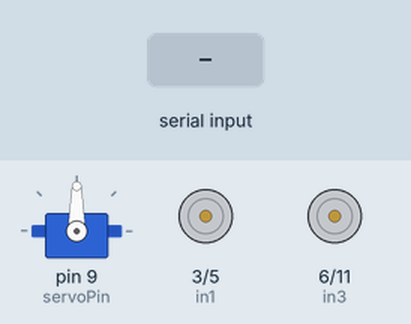
A sketch run on a simulated Arduino Uno, built with avr-gcc and run on an emulated ATmega328P. Shown: servo, motor-driver pin pairs drawn as motors (green arrow = first pin HIGH = forward, orange = second pin HIGH = backward, longer = more drive). The test bench sets the inputs (shaded band).

Above: at 1.2 s.
1.3 s: "A,45\n" received over Serial
At 2.2 s:
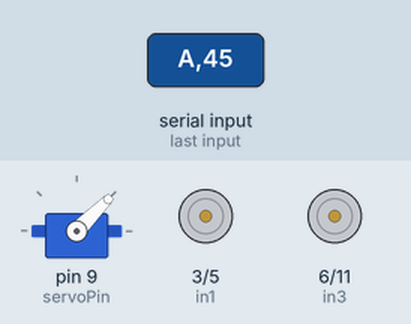
2.8 s: "S90\n" received over Serial
At 3.3 s:
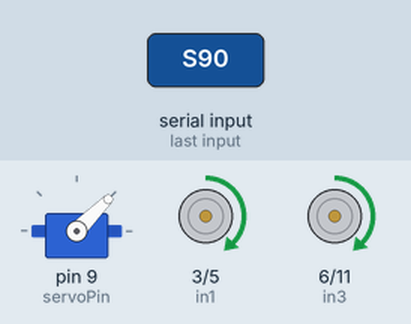
4.3 s: "A90\n" received over Serial
At 5.5 s:
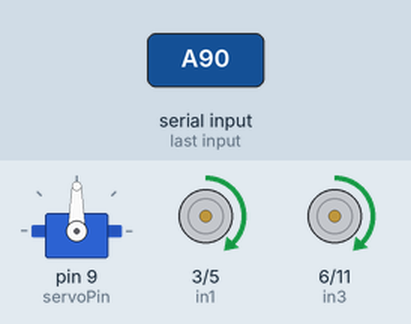
5.8 s: "S,45\n" received over Serial
At 6.8 s:
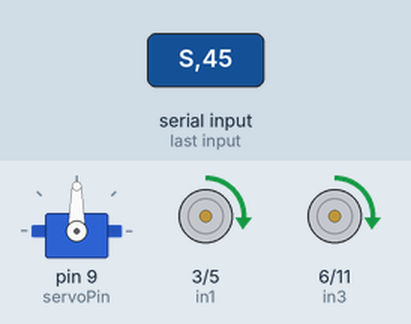
7.3 s: "A" received over Serial
At 8.6 s:
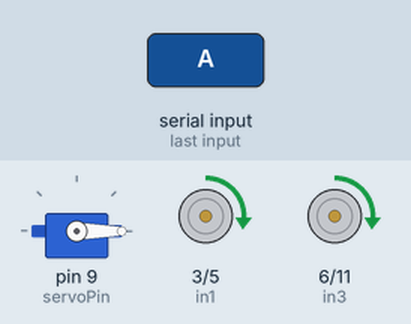
9.8 s: "S" received over Serial
At 11.7 s:
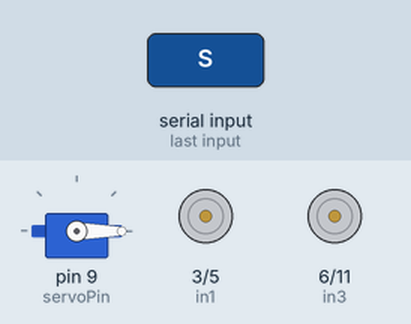
Timing chart, 0 to 13.2 s (numbered marks = the images above; inputs shaded):
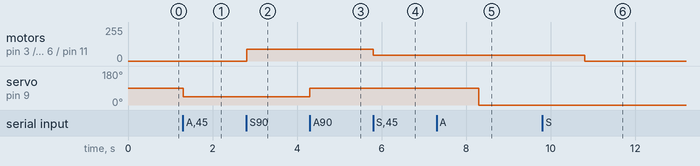

Measured:
- after the input at 1.3 s, servo on pin 9 (servoPin): 90° → 45° at once
- after the input at 2.8 s, motor on pin 3 (in1) / pin 5 (in2), motor on pin 6 (in3) / pin 11 (in4): stopped → forward 90/255 at once
- after the input at 4.3 s, servo on pin 9 (servoPin): 45° → 90° at once
- after the input at 5.8 s, motor on pin 3 (in1) / pin 5 (in2), motor on pin 6 (in3) / pin 11 (in4): forward 90/255 → forward 45/255 at once
- after the input at 7.3 s, servo on pin 9 (servoPin): 90° → 0° after 1.0 s
- after the input at 9.8 s, motor on pin 3 (in1) / pin 5 (in2), motor on pin 6 (in3) / pin 11 (in4): forward 45/255 → stopped after 1.0 s

The sketch:

Arduino.ino
```cpp
#include<Servo.h>

Servo steeringServo;
int servoPin = 9;

const int in1 = 3;  // Motor A Forward
const int in2 = 5;  // Motor A Reverse
const int in3 = 6;  // Motor B Forward
const int in4 = 11; // Motor B Reverse

void setup() {
  Serial.begin(9600);
  steeringServo.attach(servoPin);
  steeringServo.write(90);

  pinMode(in1, OUTPUT);
  pinMode(in2, OUTPUT);
  pinMode(in3, OUTPUT);
  pinMode(in4, OUTPUT);

  // Ensure the car is totally stopped when it turns on
  stopMotors();
}

void loop() {
  if(Serial.available() > 0){
    char commandMarker = Serial.read();

    if(commandMarker == 'A'){
      int targetAngle = Serial.parseInt();
      targetAngle = constrain(targetAngle, 0, 180);
      steeringServo.write(targetAngle);
    }

    if(commandMarker == 'S'){
      int targetSpeed = Serial.parseInt();

      if(targetSpeed > 0) {
        // DRIVE FORWARD
        // Safety constraint to ensure we don't exceed max PWM limit
        targetSpeed = constrain(targetSpeed, 0, 255);

        analogWrite(in1, targetSpeed); // Spin Motor A forward
        analogWrite(in2, 0);
        analogWrite(in3, targetSpeed); // Spin Motor B forward
        analogWrite(in4, 0);
      }
      else if(targetSpeed < 0) {
        // DRIVE REVERSE
        int reverseSpeed = abs(targetSpeed);
        reverseSpeed = constrain(reverseSpeed, 0, 255);

        analogWrite(in1, 0);
        analogWrite(in2, reverseSpeed); // Spin Motor A backward
        analogWrite(in3, 0);
        analogWrite(in4, reverseSpeed); // Spin Motor B backward
      }
      else {
        // STOP (targetSpeed == 0)
        stopMotors();
      }
    }
  }
}

void stopMotors() {
  analogWrite(in1, 0);
  analogWrite(in2, 0);
  analogWrite(in3, 0);
  analogWrite(in4, 0);
}
```
